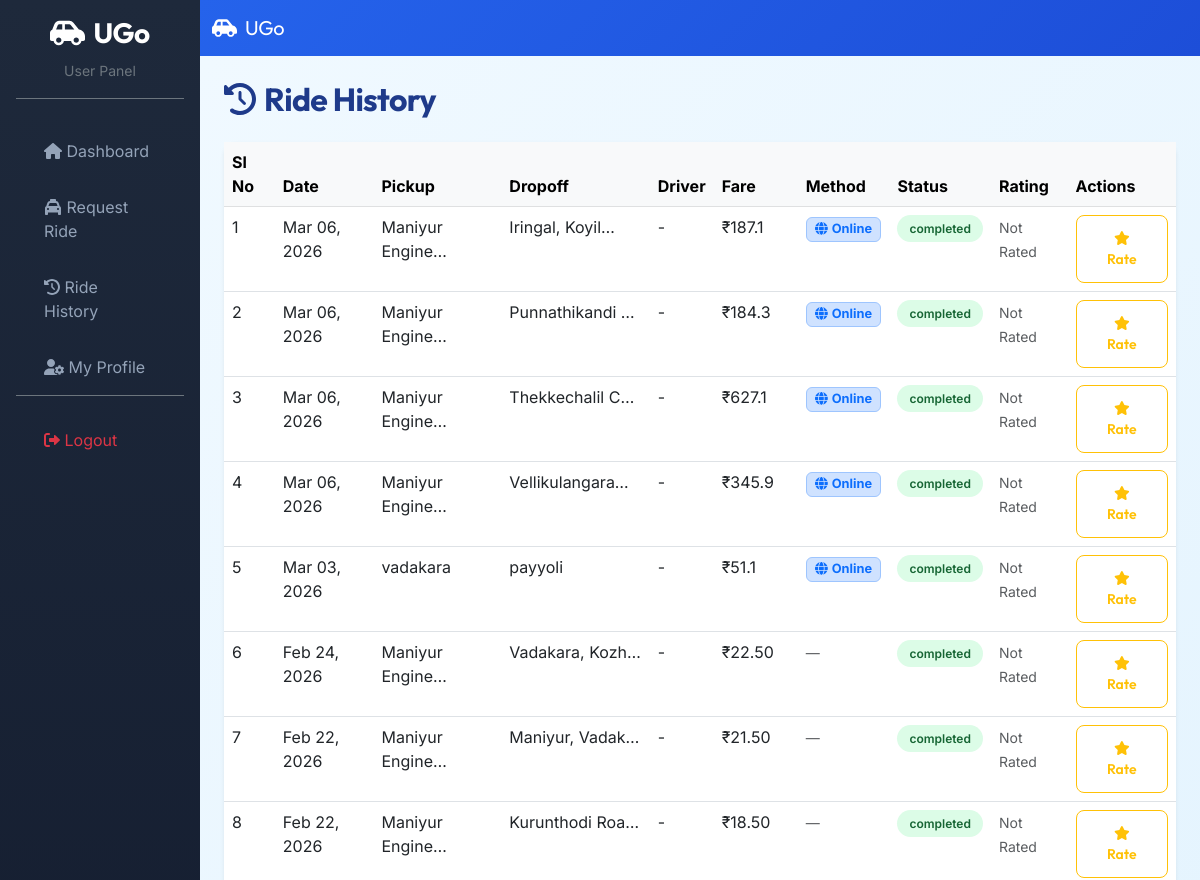
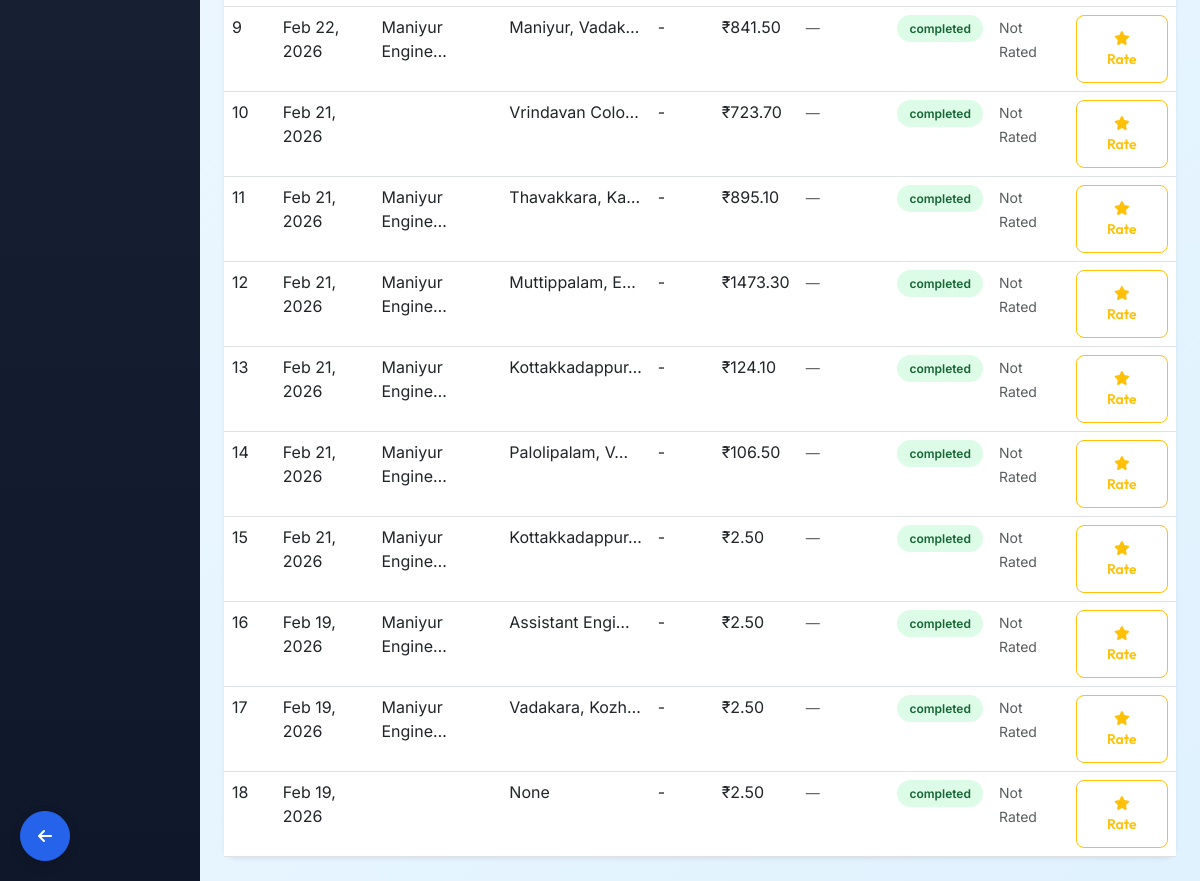
Screenshot of /user/rides/ (signed in) with the database file from the repository (2 pictures, top to bottom).
### rides/models.py (models this page shows, shortened)
class Ride(models.Model):
    VEHICLE_TYPE_CHOICES = [
        ('mini', 'Mini'),
        ('sedan', 'Sedan'),
        ('suv', 'SUV'),
        ('hatchback', 'Hatchback'),
        ('luxury', 'Luxury'),
    ]
    STATUS_CHOICES = [
        ('requested', 'Requested'),
        ('accepted', 'Accepted'),
        ('arrived', 'Arrived'),
        ('in_progress', 'In Progress'),
        ('completed', 'Completed'),
        ('cancelled', 'Cancelled'),
        ('rejected', 'Rejected'),
    ]
    rider = models.ForeignKey(
        User, on_delete=models.CASCADE, related_name='rides'
    )
    driver = models.ForeignKey(
        User, on_delete=models.SET_NULL, null=True, blank=True,
        related_name='driver_rides'
    )
    pickup_location = models.CharField(max_length=255, blank=True, null=True)
    pickup_lat = models.FloatField(default=0.0)
    pickup_lng = models.FloatField(default=0.0)
    drop_address = models.CharField(max_length=255, blank=True, null=True)
    drop_lat = models.FloatField(default=0.0)
    drop_lng = models.FloatField(default=0.0)
    vehicle_type = models.CharField(
        max_length=20, choices=VEHICLE_TYPE_CHOICES, default='sedan'
    )
    matched_distance_km = models.FloatField(
        null=True, blank=True,
        help_text="Distance (km) between pickup and the matched driver at time of matching"
    )
    status = models.CharField(
        max_length=20, choices=STATUS_CHOICES, default='requested'
    )
    otp = models.CharField(max_length=6, null=True, blank=True)
    is_paid = models.BooleanField(default=False)
    distance_km = models.FloatField(null=True, blank=True)
    estimated_fare = models.FloatField(null=True, blank=True)
    actual_fare = models.DecimalField(
        max_digits=10, decimal_places=2, null=True, blank=True
    )
    notes = models.TextField(blank=True)
    requested_at = models.DateTimeField(auto_now_add=True)
    accepted_at = models.DateTimeField(null=True, blank=True)
    started_at = models.DateTimeField(null=True, blank=True)
    completed_at = models.DateTimeField(null=True, blank=True)
    created_at = models.DateTimeField(auto_now_add=True)

### rides/views.py (the view)
# urls.py: path('user/rides/', views.user_ride_history, name='user_ride_history'),
@login_required
def user_ride_history(request):
    if not request.user.is_user:
        return HttpResponseForbidden("Access denied")
    rides = Ride.objects.filter(rider=request.user, status='completed').prefetch_related('ratings', 'payments').order_by('-completed_at')
    return render(request, 'user/ride_history.html', {'rides': rides})

### templates/user/ride_history.html (shortened to what this page needs)
<!DOCTYPE html>
<html>
<head>
</head>
{% extends 'base.html' %}
{% block content %}
<nav class="navbar navbar-expand-lg navbar-dark" style="background: linear-gradient(135deg, #2563EB, #1d4ed8);">
    <div class="container-fluid">
        <a class="navbar-brand" href="#"><i class="fas fa-car-side me-2"></i>UGo</a>
    </div>
</nav>
<div class="p-4" style="background: linear-gradient(135deg, #f0f9ff, #e0f2fe); min-height: calc(100vh - 56px);">
    <h2 class="fw-bold mb-4"><i class="fas fa-history me-2"></i>Ride History</h2>
    <div class="card border-0 shadow-sm">
        <div class="card-body p-0">
            <div class="table-responsive">
                <table class="table table-hover mb-0">
                    <thead class="table-light">
                        <tr>
                            <th>Sl No</th>
                            <th>Date</th>
                            <th>Pickup</th>
                            <th>Dropoff</th>
                            <th>Driver</th>
                            <th>Fare</th>
                            <th>Method</th>
                            <th>Status</th>
                            <th>Rating</th>
                            <th>Actions</th>
                        </tr>
                    </thead>
                    <tbody>
                        {% for ride in rides %}
                        <tr>
                            <td>{{ forloop.counter }}</td>
                            <td>{{ ride.completed_at|date:"M d, Y" }}</td>
                            <td>{{ ride.pickup_location|truncatechars:15 }}</td>
                            <td>{{ ride.drop_address|truncatechars:15 }}</td>
                            <td>{{ ride.driver.username|default:"-" }}</td>
                            <td>₹{{ ride.actual_fare|default:ride.estimated_fare }}</td>
                            <td>
                                {% with method=ride.payments.first.payment_method %}
                                    {% if method == 'razorpay' %}
                                        <span class="badge bg-primary-subtle text-primary border border-primary-subtle" style="font-size: 0.8rem;">
                                            <i class="fas fa-globe me-1"></i>Online
                                        </span>
                                    {% elif method == 'cash' %}
                                        <span class="badge bg-success-subtle text-success border border-success-subtle" style="font-size: 0.8rem;">
                                            <i class="fas fa-hand-holding-usd me-1"></i>Cash
                                        </span>
                                    {% else %}
                                        <span class="text-muted small">—</span>
                                    {% endif %}
                                {% endwith %}
                            </td>
                            <td>
                                <span class="status-badge status-{{ ride.status }}">{{ ride.status }}</span>
                            </td>
                            <td>
                                {% if ride.ratings.exists %}
                                    <div class="text-warning">
                                        {% with rating=ride.ratings.first.rating %}
                                            {% for i in "12345" %}
                                                {% if forloop.counter <= rating %}
                                                    <i class="fas fa-star"></i>
                                                {% else %}
                                                    <i class="far fa-star"></i>
                                                {% endif %}
                                            {% endfor %}
                                        {% endwith %}
                                    </div>
                                {% else %}
                                    <span class="text-muted small">Not Rated</span>
                                {% endif %}
                            </td>
                            <td>
                                {% if not ride.ratings.exists %}
                                <a href="{% url 'user_rate_driver' ride.id %}" class="btn btn-sm btn-outline-warning">
                                    <i class="fas fa-star"></i> Rate
                                </a>
                                {% else %}
                                <span class="text-success"><i class="fas fa-check-circle"></i> Done</span>
                                {% endif %}
                            </td>
                        </tr>
                        {% endfor %}
                    </tbody>
                </table>
            </div>
        </div>
    </div>
</div>
{% endblock %}

### templates/base.html (style rules this page uses)
:root { --primary-color: #2563eb; --secondary-color: #1d4ed8; --accent-color: #60a5fa; --background-color: #F8FAFC; --surface-color: #FFFFFF; --text-primary: #1e3a8a; --text-secondary: #475569; --font-main: 'Inter', sans-serif; --font-display: 'Outfit', sans-serif; }
* { margin: 0; padding: 0; box-sizing: border-box; }
body { font-family: var(--font-main); background-color: var(--background-color); color: var(--text-primary); -webkit-font-smoothing: antialiased; -moz-osx-font-smoothing: grayscale; }
h1, h2, h3, h4, h5, h6, .navbar-brand, .v-label, .display-5 { font-family: var(--font-display); letter-spacing: -0.02em; }
.card { border: none; border-radius: 12px; box-shadow: 0 4px 6px -1px rgba(0, 0, 0, 0.1); transition: transform 0.2s, box-shadow 0.2s; }
.navbar { background: linear-gradient(135deg, var(--primary-color), #1d4ed8); }
.btn { border-radius: 8px; padding: 12px 24px; font-weight: 600; transition: all 0.3s; font-family: var(--font-display); }
.status-badge { padding: 6px 12px; border-radius: 20px; font-size: 12px; font-weight: 600; }
.status-completed { background: #dcfce7; color: #166534; }

### rows the page displays
Ride: completed_at "Mar 06, 2026", pickup_location "Maniyur Engine…", drop_address "Iringal, Koyil…", driver.username "-", actual_fare "187.1", shows "Online", status "completed", shows "Not Rated"
Ride: completed_at "Mar 06, 2026", pickup_location "Maniyur Engine…", drop_address "Punnathikandi …", driver.username "-", actual_fare "184.3", shows "Online", status "completed", shows "Not Rated"
Ride: completed_at "Mar 06, 2026", pickup_location "Maniyur Engine…", drop_address "Thekkechalil C…", driver.username "-", actual_fare "627.1", shows "Online", status "completed", shows "Not Rated"
Ride: completed_at "Mar 06, 2026", pickup_location "Maniyur Engine…", drop_address "Vellikulangara…", driver.username "-", actual_fare "345.9", shows "Online", status "completed", shows "Not Rated"
Ride: completed_at "Mar 03, 2026", pickup_location "vadakara", drop_address "payyoli", driver.username "-", actual_fare "51.1", shows "Online", status "completed", shows "Not Rated"
Ride: completed_at "Feb 24, 2026", pickup_location "Maniyur Engine…", drop_address "Vadakara, Kozh…", driver.username "-", actual_fare "22.50", status "completed", shows "Not Rated"
Ride: completed_at "Feb 22, 2026", pickup_location "Maniyur Engine…", drop_address "Maniyur, Vadak…", driver.username "-", actual_fare "21.50", status "completed", shows "Not Rated"
Ride: completed_at "Feb 22, 2026", pickup_location "Maniyur Engine…", drop_address "Kurunthodi Roa…", driver.username "-", actual_fare "18.50", status "completed", shows "Not Rated"
Ride: completed_at "Feb 22, 2026", pickup_location "Maniyur Engine…", drop_address "Maniyur, Vadak…", driver.username "-", actual_fare "841.50", status "completed", shows "Not Rated"
Ride: completed_at "Feb 21, 2026", drop_address "Vrindavan Colo…", driver.username "-", actual_fare "723.70", status "completed", shows "Not Rated"
Ride: completed_at "Feb 21, 2026", pickup_location "Maniyur Engine…", drop_address "Thavakkara, Ka…", driver.username "-", actual_fare "895.10", status "completed", shows "Not Rated"
Ride: completed_at "Feb 21, 2026", pickup_location "Maniyur Engine…", drop_address "Muttippalam, E…", driver.username "-", actual_fare "1473.30", status "completed", shows "Not Rated"
Ride: completed_at "Feb 21, 2026", pickup_location "Maniyur Engine…", drop_address "Kottakkadappur…", driver.username "-", actual_fare "124.10", status "completed", shows "Not Rated"
Ride: completed_at "Feb 21, 2026", pickup_location "Maniyur Engine…", drop_address "Palolipalam, V…", driver.username "-", actual_fare "106.50", status "completed", shows "Not Rated"
Ride: completed_at "Feb 21, 2026", pickup_location "Maniyur Engine…", drop_address "Kottakkadappur…", driver.username "-", actual_fare "2.50", status "completed", shows "Not Rated"
Ride: completed_at "Feb 19, 2026", pickup_location "Maniyur Engine…", drop_address "Assistant Engi…", driver.username "-", actual_fare "2.50", status "completed", shows "Not Rated"
Ride: completed_at "Feb 19, 2026", pickup_location "Maniyur Engine…", drop_address "Vadakara, Kozh…", driver.username "-", actual_fare "2.50", status "completed", shows "Not Rated"
Ride: completed_at "Feb 19, 2026", drop_address "None", driver.username "-", actual_fare "2.50", status "completed", shows "Not Rated"
